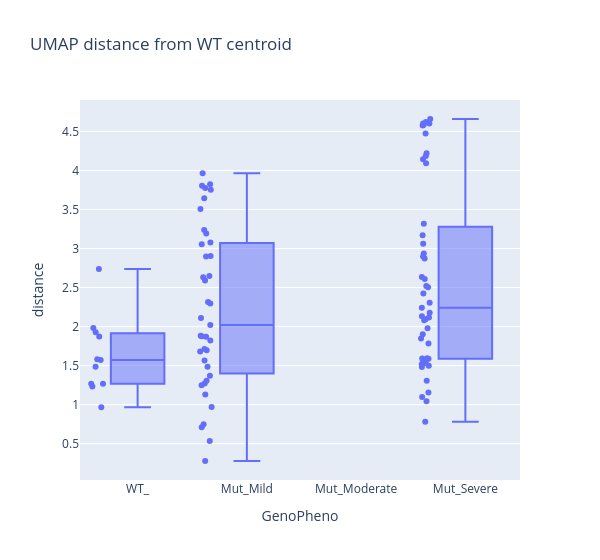

Write notebook code for a chart like this one.
### Code cell
distance_df = ndf.groupby([var]).agg({'UMAP1':'mean', 'UMAP2':'mean'}).reset_index()
centroid1 = ndf[ndf[var]=='WT_']['UMAP1'].mean()
centroid2 = ndf[ndf[var]=='WT_']['UMAP2'].mean()

ndf['UMAP1'] = ndf['UMAP1'] - centroid1
ndf['UMAP2'] = ndf['UMAP2'] - centroid2
ndf['distance'] = np.sqrt(ndf['UMAP1']**2 + ndf['UMAP2']**2)
px.box(ndf, x=var, y='distance', title='UMAP distance from WT centroid', points='all', width=600, category_orders=category_orders)

### Figure 1 — Plotly figure (JSON) as saved in the notebook; plotly's stock layout.template omitted (floating-point values rounded to 4 significant figures)
{"data": [{"alignmentgroup": "True", "boxpoints": "all", "hovertemplate": "GenoPheno=%{x}<br>distance=%{y}<extra></extra>", "legendgroup": "", "marker": {"color": "#636efa"}, "name": "", "notched": false, "offsetgroup": "", "orientation": "v", "showlegend": false, "type": "box", "x": ["Mut_Severe", "Mut_Severe", "Mut_Severe", "Mut_Mild", "Mut_Severe", "Mut_Severe", "Mut_Mild", "Mut_Mild", "Mut_Severe", "Mut_Severe", "Mut_Severe", "Mut_Mild", "Mut_Severe", "Mut_Mild", "Mut_Severe", "Mut_Mild", "Mut_Mild", "Mut_Severe", "Mut_Severe", "WT_", "WT_", "WT_", "WT_", "Mut_Severe", "Mut_Mild", "Mut_Mild", "Mut_Severe", "Mut_Mild", "Mut_Severe", "Mut_Mild", "Mut_Severe", "Mut_Mild", "Mut_Mild", "Mut_Mild", "Mut_Severe", "Mut_Severe", "Mut_Severe", "Mut_Mild", "Mut_Mild", "Mut_Severe", "Mut_Severe", "WT_", "WT_", "Mut_Mild", "Mut_Mild", "Mut_Mild", "Mut_Severe", "Mut_Mild", "Mut_Mild", "WT_", "Mut_Severe", "WT_", "Mut_Severe", "Mut_Mild", "WT_", "Mut_Mild", "WT_", "Mut_Mild", "Mut_Mild", "Mut_Severe", "Mut_Mild", "Mut_Severe", "Mut_Mild", "Mut_Severe", "Mut_Mild", "Mut_Mild", "Mut_Severe", "Mut_Mild", "Mut_Mild", "Mut_Severe", "Mut_Severe", "Mut_Severe", "Mut_Severe", "Mut_Severe", "WT_", "Mut_Severe", "Mut_Mild", "Mut_Mild", "Mut_Severe", "Mut_Severe", "Mut_Mild", "Mut_Severe", "Mut_Severe", "Mut_Mild", "Mut_Severe", "Mut_Severe", "Mut_Severe", "Mut_Severe", "Mut_Severe", "Mut_Severe", "Mut_Severe", "Mut_Mild", "Mut_Severe", "Mut_Mild", "Mut_Severe", "Mut_Mild", "Mut_Mild"], "x0": " ", "xaxis": "x", "y": [2.116, 2.081, 1.517, 2.109, 4.587, 4.091, 2.589, 3.056, 2.132, 2.24, 1.784, 3.803, 1.043, 0.9688, 2.424, 1.696, 1.372, 1.482, 1.587, 1.572, 1.485, 0.9675, 1.267, 4.601, 3.643, 3.194, 4.62, 3.774, 4.474, 0.5351, 0.7822, 2.903, 1.247, 2.019, 2.503, 1.562, 2.636, 3.508, 2.297, 2.896, 2.935, 1.926, 1.267, 1.131, 1.27, 2.897, 3.061, 1.305, 2.647, 1.231, 3.171, 2.737, 4.659, 1.869, 1.58, 1.565, 1.874, 2.633, 3.076, 2.306, 1.682, 2.609, 1.876, 2.874, 1.823, 1.712, 1.157, 1.486, 0.709, 1.497, 1.98, 2.094, 1.902, 1.53, 1.982, 4.602, 0.7487, 0.2779, 2.176, 1.098, 2.315, 2.521, 1.59, 1.883, 1.307, 1.849, 3.317, 4.575, 4.221, 1.596, 1.54, 3.753, 4.184, 3.823, 4.142, 3.236, 3.964], "y0": " ", "yaxis": "y"}], "layout": {"boxmode": "group", "legend": {"tracegroupgap": 0}, "title": {"text": "UMAP distance from WT centroid"}, "width": 600, "xaxis": {"anchor": "y", "categoryarray": ["WT_", "Mut_Mild", "Mut_Moderate", "Mut_Severe"], "categoryorder": "array", "domain": [0, 1], "title": {"text": "GenoPheno"}}, "yaxis": {"anchor": "x", "domain": [0, 1], "title": {"text": "distance"}}}}
